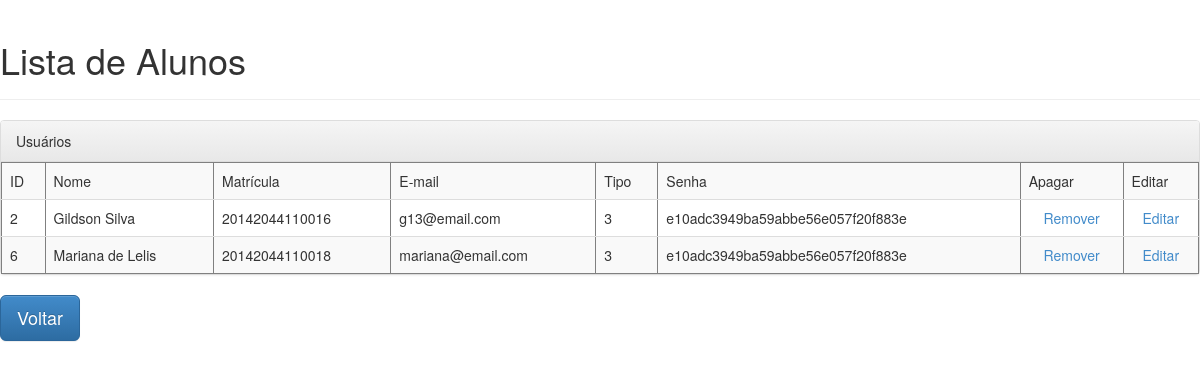
/lista_aluno, run on the app's committed database.
### projeto/models.py (models this page shows, shortened)
class Usuario(db.Model):
	__tablename__ = 'usuario'
	_id = db.Column(db.Integer, primary_key=True, autoincrement=True)
	usuario = db.Column(db.String(50), unique=True)
	matricula = db.Column(db.String, unique=True)
	email = db.Column(db.String, unique=True)
	senha = db.Column(db.String(32))
	role = db.Column(db.Integer)
	ativo = db.Column(db.Boolean)

### projeto/views/home.py (the view)
@home.route("/lista_aluno")
def lista_aluno():
	usuarios = Usuario.query.filter(Usuario.role==3)
	return render_template("home/lista_aluno.html", usuarios=usuarios)

### projeto/templates/home/lista_aluno.html (shortened to what this page needs)
<!DOCTYPE html>
<html>
	<head>
		<link rel="stylesheet" href="static/css/bootstrap.min.css">
		<link rel="stylesheet" href="static/css/bootstrap-theme.min.css">
	<body>
		<div class="page-header">
			<h1>Lista de Alunos</h1>
		</div>
    <div class="panel panel-default">
      <div class="panel-heading">Usuários</div>
        <table class="table table-striped" border="1">
          <tr>
          <td>ID</td>
          <td>Nome</td>
          <td>Matrícula</td>
          <td>E-mail</td>
          <td>Tipo</td>
          <td>Senha</td>
          <td>Apagar</td>
          <td>Editar</td>
        </tr>
        {% for usuario in usuarios %}
          <tr>
            <td>{{ usuario._id }}</td>
            <td>{{ usuario.usuario }}</td>
            <td>{{ usuario.matricula }}</td>
            <td>{{ usuario.email }}</td>
            <td>{{ usuario.role }}</td>
            <td>{{ usuario.senha}}</td>
            <td><center><a href="/excluir/{{ usuario._id }}">Remover</a></center></td>
            <td><center><a href="/atualizar/{{ usuario._id }}">Editar</a></center></td>
          </tr>
        {% endfor %}
        </table>
      </div>
		<a class="btn btn-primary btn-lg" href="{{ url_for('home.login') }}" role="button">Voltar</a>
	</body>
</html>

### data on the page
Usuario: _id "2", usuario "Gildson Silva", matricula "20142044110016", email "g13@email.com", role "3", senha "e10adc3949ba59abbe56e057f20f883e"
Usuario: _id "6", usuario "Mariana de Lelis", matricula "20142044110018", email "mariana@email.com", role "3", senha "e10adc3949ba59abbe56e057f20f883e"
